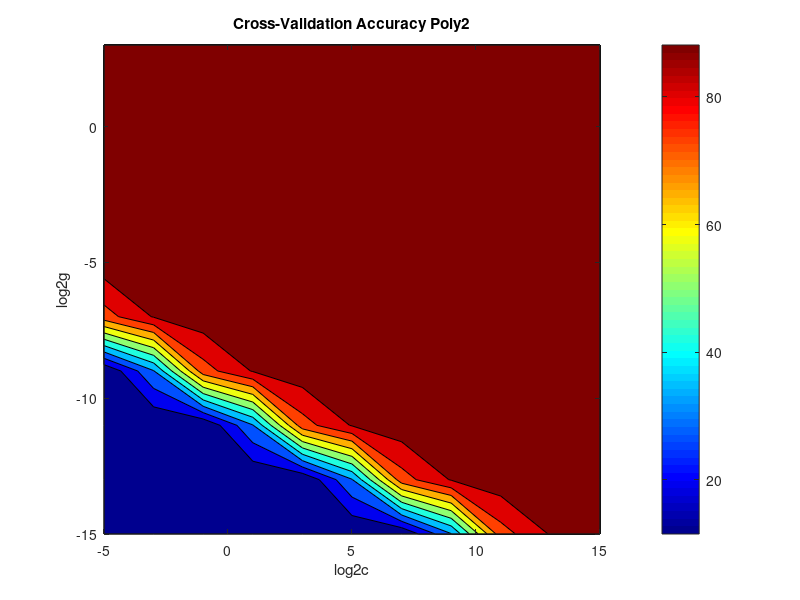
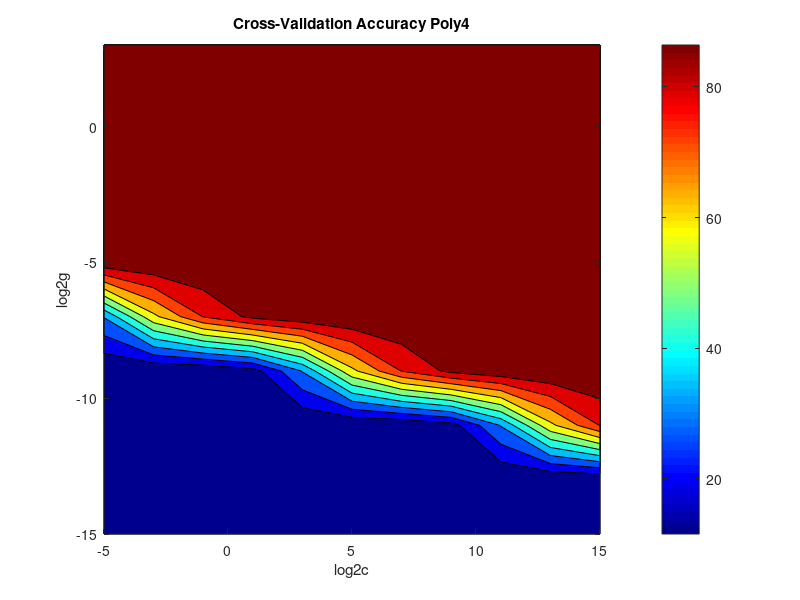
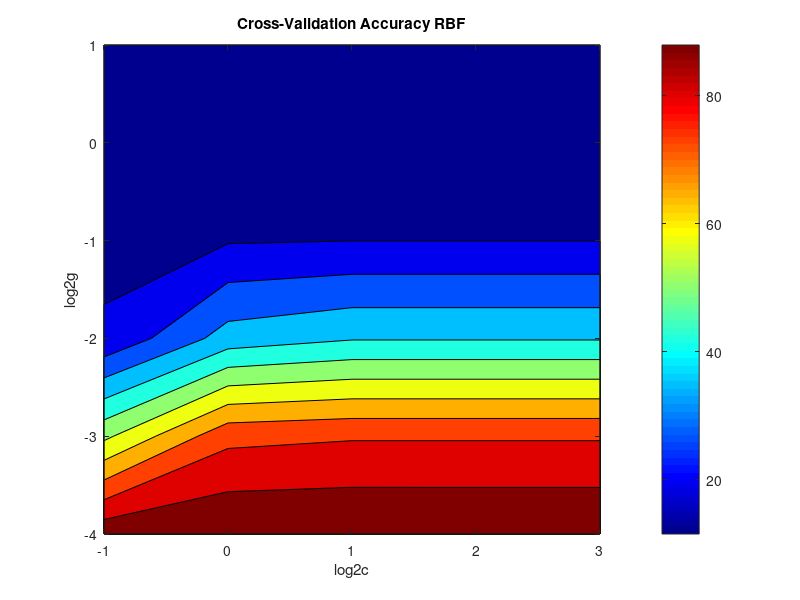

The MATLAB script that drew these images, in order:
% Poly 2
figure
cv = [11.54,11.54,11.54,11.54,77.05,92.92,95.69,95.66,95.66,95.66,11.54,11.54,11.54,34.06,88.68,95.05,95.77,95.66,95.66,95.66,11.54,11.54,11.54,77.05,92.92,95.69,95.66,95.66,95.66,95.66,11.54,11.54,34.06,88.68,95.05,95.77,95.66,95.66,95.66,95.66,11.54,11.54,77.05,92.91,95.69,95.66,95.66,95.66,95.66,95.66,11.54,34.06,88.69,95.05,95.77,95.66,95.66,95.66,95.66,95.66,11.54,77.05,92.91,95.69,95.66,95.66,95.66,95.66,95.66,95.66,34.06,88.69,95.05,95.77,95.66,95.66,95.66,95.66,95.66,95.66,77.04,92.91,95.69,95.66,95.66,95.66,95.66,95.66,95.66,95.66,88.69,95.05,95.77,95.66,95.66,95.66,95.66,95.66,95.66,95.66,92.91,95.69,95.66,95.66,95.66,95.66,95.66,95.66,95.66,95.66];
[log2c,log2g] = meshgrid(-5:2:15,-15:2:3);
cv = reshape(cv,size(log2c));
contourf(log2c, log2g, cv); colormap jet;
colorbar, xlabel('log2c'), ylabel('log2g'), title('Cross-Validation Accuracy Poly2')

% Poly 4
figure
cv = [11.54,11.54,11.54,11.54,34.44,92.29,93.63,93.62,93.62,93.62,11.54,11.54,11.54,11.54,62.09,93.79,93.62,93.62,93.62,93.62,11.54,11.54,11.54,11.73,79.21,93.92,93.62,93.62,93.62,93.62,11.54,11.54,11.54,15.87,88.49,93.71,93.62,93.62,93.62,93.62,11.54,11.54,11.54,34.44,92.29,93.63,93.62,93.62,93.62,93.62,11.54,11.54,11.54,62.09,93.79,93.62,93.62,93.62,93.62,93.62,11.54,11.54,11.73,79.21,93.92,93.62,93.62,93.62,93.62,93.62,11.54,11.54,15.87,88.49,93.71,93.62,93.62,93.62,93.62,93.62,11.54,11.54,34.44,92.29,93.63,93.62,93.62,93.62,93.62,93.62,11.54,11.54,62.09,93.79,93.62,93.62,93.62,93.62,93.62,93.62,11.54,11.73,79.21,93.92,93.62,93.62,93.62,93.62,93.62,93.62];
[log2c,log2g] = meshgrid(-5:2:15,-15:2:3);
cv = reshape(cv,size(log2c));
contourf(log2c, log2g, cv); colormap jet;
colorbar, xlabel('log2c'), ylabel('log2g'), title('Cross-Validation Accuracy Poly4')

% RBF
figure
[log2c,log2g] = meshgrid(-1:3, -4:1);
cv = [93.52,55.63,20.06,17.51,11.54,11.54,95.37,78.09,37.77,18.58,11.56,11.54,95.53,79.53,41.47,19.11,11.59,11.54,95.51,79.53,41.47,19.11,11.59,11.54,95.51,79.53,41.47,19.11,11.59,11.54];
contourf(log2c, log2g, reshape(cv,size(log2c))); colormap jet;
colorbar, xlabel('log2c'), ylabel('log2g'), title('Cross-Validation Accuracy RBF')
